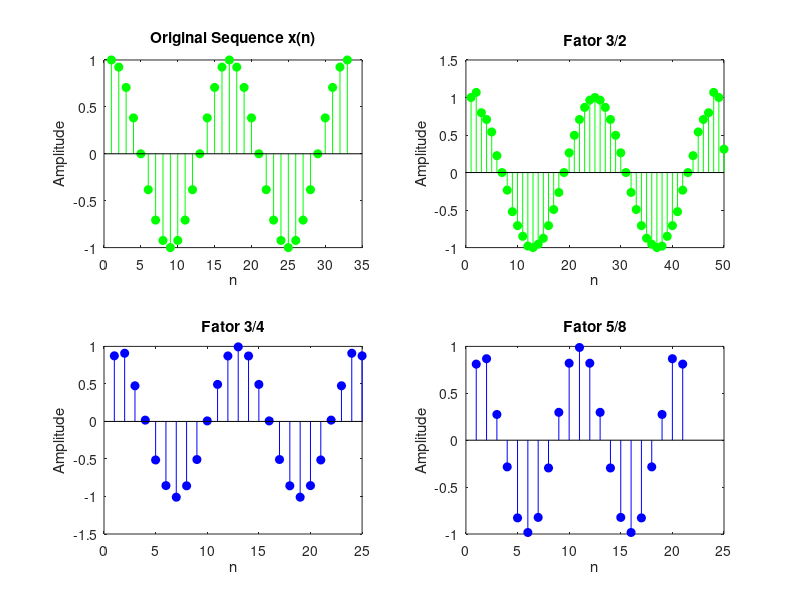

This figure's MATLAB source:
clc; clear all; close all;
disp('Processando...');
n = 0:32;
% Sinal Original
x = cos(0.125*pi*n);
subplot(2,2,1);
stem(x,'g','filled');
title('Original Sequence x(n)');
ylabel('Amplitude');
xlabel('n');
% Fator 3/2: M = 3 e L= 2
M = 3; L = 2;
y1 = resample(x,M,L);
subplot(2,2,2);
stem(y1,'g','filled');
title('Fator 3/2');
ylabel('Amplitude');
xlabel('n');
% Fator 3/4: M=3 L=4
M = 3; L = 4;
y2 = resample(x,M,L);
subplot(2,2,3);
stem(y2,'b','filled');
title('Fator 3/4');
ylabel('Amplitude');
xlabel('n');
% Fator 5/8: M= 5, L = 8
M = 5; L = 8;
y3 = resample(x,M,L);
subplot(2,2,4);
stem(y3,'b','filled');
title('Fator 5/8');
ylabel('Amplitude');
xlabel('n');
disp('Fim');
